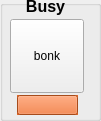
      <widget class="QGroupBox" name="groupBox_6">
       <property name="geometry">
        <rect>
         <x>90</x>
         <y>20</y>
         <width>101</width>
         <height>121</height>
        </rect>
       </property>
       <property name="title">
        <string/>
       </property>
       <property name="flat">
        <bool>true</bool>
       </property>
       <widget class="QLabel" name="label_36">
        <property name="geometry">
         <rect>
          <x>10</x>
          <y>0</y>
          <width>71</width>
          <height>16</height>
         </rect>
        </property>
        <property name="sizePolicy">
         <sizepolicy hsizetype="Maximum" vsizetype="Preferred">
          <horstretch>0</horstretch>
          <verstretch>0</verstretch>
         </sizepolicy>
        </property>
        <property name="font">
         <font>
          <family>Helvetica Neue</family>
          <pointsize>12</pointsize>
          <weight>75</weight>
          <bold>true</bold>
         </font>
        </property>
        <property name="text">
         <string>Busy</string>
        </property>
        <property name="alignment">
         <set>Qt::AlignBottom|Qt::AlignHCenter</set>
        </property>
       </widget>
       <widget class="QToolButton" name="toolButton_12">
        <property name="geometry">
         <rect>
          <x>10</x>
          <y>19</y>
          <width>74</width>
          <height>74</height>
         </rect>
        </property>
        <property name="autoFillBackground">
         <bool>true</bool>
        </property>
        <property name="text">
         <string>bonk</string>
        </property>
        <property name="icon">
         <iconset resource="myresources.qrc">
          <normaloff>:/images/demo-light-off.png</normaloff>:/images/demo-light-off.png</iconset>
        </property>
        <property name="iconSize">
         <size>
          <width>64</width>
          <height>64</height>
         </size>
        </property>
       </widget>
       <widget class="QToolButton" name="buttonBusyColorSpot_5">
        <property name="geometry">
         <rect>
          <x>17</x>
          <y>95</y>
          <width>61</width>
          <height>20</height>
         </rect>
        </property>
        <property name="sizePolicy">
         <sizepolicy hsizetype="Maximum" vsizetype="Fixed">
          <horstretch>0</horstretch>
          <verstretch>0</verstretch>
         </sizepolicy>
        </property>
        <property name="minimumSize">
         <size>
          <width>50</width>
          <height>20</height>
         </size>
        </property>
        <property name="palette">
         <palette>
          <active>
           <colorrole role="WindowText">
            <brush brushstyle="SolidPattern">
             <color alpha="255">
              <red>0</red>
              <green>0</green>
              <blue>0</blue>
             </color>
            </brush>
           </colorrole>
           <colorrole role="Button">
            <brush brushstyle="SolidPattern">
             <color alpha="255">
              <red>232</red>
              <green>105</green>
              <blue>38</blue>
             </color>
            </brush>
           </colorrole>
           <colorrole role="Light">
            <brush brushstyle="SolidPattern">
             <color alpha="255">
              <red>255</red>
              <green>176</green>
              <blue>135</blue>
             </color>
            </brush>
           </colorrole>
           <colorrole role="Midlight">
            <brush brushstyle="SolidPattern">
             <color alpha="255">
              <red>243</red>
              <green>140</green>
              <blue>86</blue>
             </color>
            </brush>
           </colorrole>
           <colorrole role="Dark">
            <brush brushstyle="SolidPattern">
             <color alpha="255">
              <red>116</red>
              <green>52</green>
              <blue>19</blue>
             </color>
            </brush>
           </colorrole>
           <colorrole role="Mid">
            <brush brushstyle="SolidPattern">
             <color alpha="255">
              <red>155</red>
              <green>70</green>
              <blue>25</blue>
             </color>
            </brush>
           </colorrole>
           <colorrole role="Text">
            <brush brushstyle="SolidPattern">
             <color alpha="255">
              <red>0</red>
              <green>0</green>
              <blue>0</blue>
             </color>
            </brush>
           </colorrole>
           <colorrole role="BrightText">
            <brush brushstyle="SolidPattern">
             <color alpha="255">
              <red>255</red>
              <green>255</green>
              <blue>255</blue>
             </color>
            </brush>
           </colorrole>
           <colorrole role="ButtonText">
            <brush brushstyle="SolidPattern">
             <color alpha="255">
              <red>0</red>
              <green>0</green>
              <blue>0</blue>
             </color>
            </brush>
           </colorrole>
           <colorrole role="Base">
            <brush brushstyle="SolidPattern">
             <color alpha="255">
              <red>255</red>
              <green>255</green>
              <blue>255</blue>
             </color>
            </brush>
           </colorrole>
           <colorrole role="Window">
            <brush brushstyle="SolidPattern">
             <color alpha="255">
              <red>232</red>
              <green>105</green>
              <blue>38</blue>
             </color>
            </brush>
           </colorrole>
           <colorrole role="Shadow">
            <brush brushstyle="SolidPattern">
             <color alpha="255">
              <red>0</red>
              <green>0</green>
              <blue>0</blue>
             </color>
            </brush>
           </colorrole>
           <colorrole role="AlternateBase">
            <brush brushstyle="SolidPattern">
             <color alpha="255">
              <red>243</red>
              <green>180</green>
              <blue>146</blue>
             </color>
            </brush>
           </colorrole>
           <colorrole role="ToolTipBase">
            <brush brushstyle="SolidPattern">
             <color alpha="255">
              <red>255</red>
              <green>255</green>
              <blue>220</blue>
             </color>
            </brush>
           </colorrole>
           <colorrole role="ToolTipText">
            <brush brushstyle="SolidPattern">
             <color alpha="255">
              <red>0</red>
              <green>0</green>
              <blue>0</blue>
             </color>
            </brush>
           </colorrole>
          </active>
          <inactive>
           <colorrole role="WindowText">
            <brush brushstyle="SolidPattern">
             <color alpha="255">
              <red>0</red>
              <green>0</green>
              <blue>0</blue>
             </color>
            </brush>
           </colorrole>
           <colorrole role="Button">
            <brush brushstyle="SolidPattern">
             <color alpha="255">
              <red>232</red>
              <green>105</green>
              <blue>38</blue>
             </color>
            </brush>
           </colorrole>
           <colorrole role="Light">
            <brush brushstyle="SolidPattern">
             <color alpha="255">
              <red>255</red>
              <green>176</green>
              <blue>135</blue>
             </color>
            </brush>
           </colorrole>
           <colorrole role="Midlight">
            <brush brushstyle="SolidPattern">
             <color alpha="255">
              <red>243</red>
              <green>140</green>
              <blue>86</blue>
             </color>
            </brush>
           </colorrole>
           <colorrole role="Dark">
            <brush brushstyle="SolidPattern">
             <color alpha="255">
              <red>116</red>
              <green>52</green>
              <blue>19</blue>
             </color>
            </brush>
           </colorrole>
           <colorrole role="Mid">
            <brush brushstyle="SolidPattern">
             <color alpha="255">
              <red>155</red>
              <green>70</green>
              <blue>25</blue>
             </color>
            </brush>
           </colorrole>
           <colorrole role="Text">
            <brush brushstyle="SolidPattern">
             <color alpha="255">
              <red>0</red>
              <green>0</green>
              <blue>0</blue>
             </color>
            </brush>
           </colorrole>
           <colorrole role="BrightText">
            <brush brushstyle="SolidPattern">
             <color alpha="255">
              <red>255</red>
              <green>255</green>
              <blue>255</blue>
             </color>
            </brush>
           </colorrole>
           <colorrole role="ButtonText">
            <brush brushstyle="SolidPattern">
             <color alpha="255">
              <red>0</red>
              <green>0</green>
              <blue>0</blue>
             </color>
            </brush>
           </colorrole>
           <colorrole role="Base">
            <brush brushstyle="SolidPattern">
             <color alpha="255">
              <red>255</red>
              <green>255</green>
              <blue>255</blue>
             </color>
            </brush>
           </colorrole>
           <colorrole role="Window">
            <brush brushstyle="SolidPattern">
             <color alpha="255">
              <red>232</red>
              <green>105</green>
              <blue>38</blue>
             </color>
            </brush>
           </colorrole>
           <colorrole role="Shadow">
            <brush brushstyle="SolidPattern">
             <color alpha="255">
              <red>0</red>
              <green>0</green>
              <blue>0</blue>
             </color>
            </brush>
           </colorrole>
           <colorrole role="AlternateBase">
            <brush brushstyle="SolidPattern">
             <color alpha="255">
              <red>243</red>
              <green>180</green>
              <blue>146</blue>
             </color>
            </brush>
           </colorrole>
           <colorrole role="ToolTipBase">
            <brush brushstyle="SolidPattern">
             <color alpha="255">
              <red>255</red>
              <green>255</green>
              <blue>220</blue>
             </color>
            </brush>
           </colorrole>
           <colorrole role="ToolTipText">
            <brush brushstyle="SolidPattern">
             <color alpha="255">
              <red>0</red>
              <green>0</green>
              <blue>0</blue>
             </color>
            </brush>
           </colorrole>
          </inactive>
          <disabled>
           <colorrole role="WindowText">
            <brush brushstyle="SolidPattern">
             <color alpha="255">
              <red>116</red>
              <green>52</green>
              <blue>19</blue>
             </color>
            </brush>
           </colorrole>
           <colorrole role="Button">
            <brush brushstyle="SolidPattern">
             <color alpha="255">
              <red>232</red>
              <green>105</green>
              <blue>38</blue>
             </color>
            </brush>
           </colorrole>
           <colorrole role="Light">
            <brush brushstyle="SolidPattern">
             <color alpha="255">
              <red>255</red>
              <green>176</green>
              <blue>135</blue>
             </color>
            </brush>
           </colorrole>
           <colorrole role="Midlight">
            <brush brushstyle="SolidPattern">
             <color alpha="255">
              <red>243</red>
              <green>140</green>
              <blue>86</blue>
             </color>
            </brush>
           </colorrole>
           <colorrole role="Dark">
            <brush brushstyle="SolidPattern">
             <color alpha="255">
              <red>116</red>
              <green>52</green>
              <blue>19</blue>
             </color>
            </brush>
           </colorrole>
           <colorrole role="Mid">
            <brush brushstyle="SolidPattern">
             <color alpha="255">
              <red>155</red>
              <green>70</green>
              <blue>25</blue>
             </color>
            </brush>
           </colorrole>
           <colorrole role="Text">
            <brush brushstyle="SolidPattern">
             <color alpha="255">
              <red>116</red>
              <green>52</green>
              <blue>19</blue>
             </color>
            </brush>
           </colorrole>
           <colorrole role="BrightText">
            <brush brushstyle="SolidPattern">
             <color alpha="255">
              <red>255</red>
              <green>255</green>
              <blue>255</blue>
             </color>
            </brush>
           </colorrole>
           <colorrole role="ButtonText">
            <brush brushstyle="SolidPattern">
             <color alpha="255">
              <red>116</red>
              <green>52</green>
              <blue>19</blue>
             </color>
            </brush>
           </colorrole>
           <colorrole role="Base">
            <brush brushstyle="SolidPattern">
             <color alpha="255">
              <red>232</red>
              <green>105</green>
              <blue>38</blue>
             </color>
            </brush>
           </colorrole>
           <colorrole role="Window">
            <brush brushstyle="SolidPattern">
             <color alpha="255">
              <red>232</red>
              <green>105</green>
              <blue>38</blue>
             </color>
            </brush>
           </colorrole>
           <colorrole role="Shadow">
            <brush brushstyle="SolidPattern">
             <color alpha="255">
              <red>0</red>
              <green>0</green>
              <blue>0</blue>
             </color>
            </brush>
           </colorrole>
           <colorrole role="AlternateBase">
            <brush brushstyle="SolidPattern">
             <color alpha="255">
              <red>232</red>
              <green>105</green>
              <blue>38</blue>
             </color>
            </brush>
           </colorrole>
           <colorrole role="ToolTipBase">
            <brush brushstyle="SolidPattern">
             <color alpha="255">
              <red>255</red>
              <green>255</green>
              <blue>220</blue>
             </color>
            </brush>
           </colorrole>
           <colorrole role="ToolTipText">
            <brush brushstyle="SolidPattern">
             <color alpha="255">
              <red>0</red>
              <green>0</green>
              <blue>0</blue>
             </color>
            </brush>
           </colorrole>
          </disabled>
         </palette>
        </property>
        <property name="autoFillBackground">
         <bool>true</bool>
        </property>
        <property name="text">
         <string/>
        </property>
        <property name="popupMode">
         <enum>QToolButton::InstantPopup</enum>
        </property>
        <property name="autoRaise">
         <bool>false</bool>
        </property>
       </widget>
      </widget>
